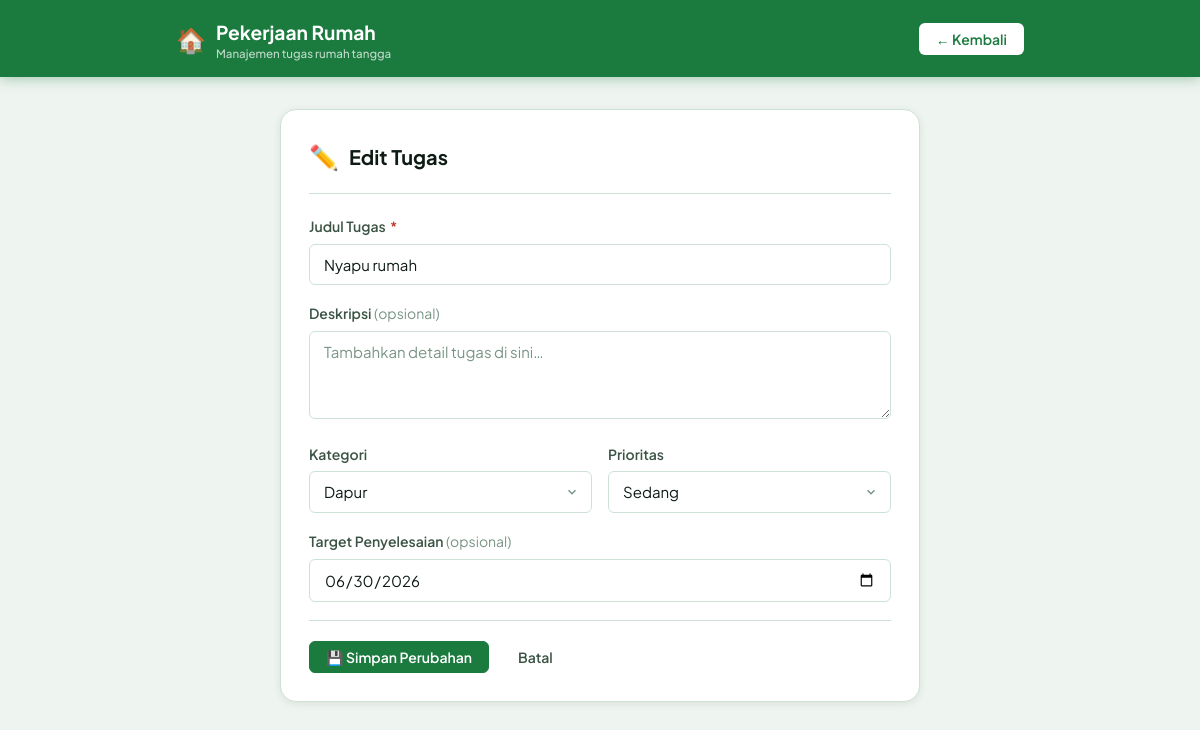
The page /edit.php?id=1 on the database its author committed.
### tables this page shows
CREATE TABLE tasks (
                id              INTEGER PRIMARY KEY AUTOINCREMENT,
                judul           TEXT    NOT NULL,
                deskripsi       TEXT    DEFAULT '',
                kategori        TEXT    DEFAULT 'Lainnya',
                prioritas       TEXT    DEFAULT 'Sedang',
                status          INTEGER DEFAULT 0,
                tanggal_target  DATE,
                dibuat_pada     DATETIME DEFAULT CURRENT_TIMESTAMP
            );

### edit.php (the view, shortened to what this page needs)
<?php
$db = getDB();
$id = (int)($_GET['id'] ?? 0);
$q = $db->prepare("SELECT * FROM tasks WHERE id = ?");
$q->execute([$id]);
$task = $q->fetch();
$v      = $task;
$kategoris    = ['Dapur','Kamar','Ruang Tamu','Kamar Mandi','Taman','Laundry','Lainnya'];
$prioritas_op = ['Rendah','Sedang','Tinggi'];
?>
<!DOCTYPE html>
<html lang="id">
<head>
  <link rel="stylesheet" href="style.css">
</head>
<body>
<header class="app-header">
  <div class="container">
    <a href="index.php" class="app-logo">
      <span class="icon">🏠</span>
      <div>
        <h1>Pekerjaan Rumah</h1>
        <p>Manajemen tugas rumah tangga</p>
      </div>
    </a>
    <a href="index.php" class="btn btn-white">← Kembali</a>
  </div>
</header>
<main>
<div class="container">
  <div class="form-wrap">
    <div class="form-heading">
      <span class="ico">✏️</span>
      <h2>Edit Tugas</h2>
    </div>
    <form method="POST" novalidate>
      <div class="form-group">
        <label class="form-label">Judul Tugas <span class="req">*</span></label>
        <input type="text" name="judul" class="form-control"
               placeholder="mis. Cuci piring, Sapu lantai, Setrika baju…"
               value="<?= htmlspecialchars($v['judul']) ?>"
               autofocus>
      </div>
      <div class="form-group">
        <label class="form-label">Deskripsi <span style="font-weight:400;color:var(--text-3)">(opsional)</span></label>
        <textarea name="deskripsi" class="form-control"
                  placeholder="Tambahkan detail tugas di sini…"><?= htmlspecialchars($v['deskripsi'] ?? '') ?></textarea>
      </div>
      <div class="form-row">
        <div class="form-group">
          <label class="form-label">Kategori</label>
          <select name="kategori" class="form-control">
            <?php foreach ($kategoris as $kat): ?>
            <option value="<?= htmlspecialchars($kat) ?>"
                    <?= $v['kategori']===$kat ? 'selected':'' ?>>
              <?= htmlspecialchars($kat) ?>
            </option>
            <?php endforeach; ?>
          </select>
        </div>
        <div class="form-group">
          <label class="form-label">Prioritas</label>
          <select name="prioritas" class="form-control">
            <?php foreach ($prioritas_op as $p): ?>
            <option value="<?= $p ?>" <?= $v['prioritas']===$p ? 'selected':'' ?>><?= $p ?></option>
            <?php endforeach; ?>
          </select>
        </div>
      </div>
      <div class="form-group">
        <label class="form-label">Target Penyelesaian <span style="font-weight:400;color:var(--text-3)">(opsional)</span></label>
        <input type="date" name="tanggal_target" class="form-control"
               value="<?= htmlspecialchars($v['tanggal_target'] ?? '') ?>">
      </div>
      <div class="form-actions">
        <button type="submit" class="btn btn-primary">💾 Simpan Perubahan</button>
        <a href="index.php" class="btn btn-ghost">Batal</a>
      </div>
    </form>
  </div>
</div>
</main>
</body>
</html>

### style.css (style rules this page uses)
:root { --primary: #1B7A3E; --primary-light: #E6F4EC; --primary-dark: #145C2E; --primary-hover: #166834; --bg: #EEF4F0; --surface: #FFFFFF; --surface-2: #F4FAF6; --text-1: #0F1C15; --text-2: #3C5446; --text-3: #7A9485; --border: #CDE2D5; --border-focus: #1B7A3E; --high: #C0392B; --high-bg: #FDEAEA; --med: #D97706; --med-bg: #FEF3C7; --low: #1B7A3E; --low-bg: #E6F4EC; --danger: #C0392B; --danger-hover: #A33025; --danger-light: #FDEAEA; --shadow-sm: 0 1px 3px rgba(0,0,0,.07); --shadow: 0 2px 8px rgba(0,0,0,.08); --shadow-md: 0 4px 16px rgba(0,0,0,.10); --radius-sm: 6px; --radius: 12px; --radius-lg: 16px; --ease: .18s ease; }
*, *::before, *::after { box-sizing: border-box; margin: 0; padding: 0; }
body { font-family: 'Plus Jakarta Sans', system-ui, sans-serif; background: var(--bg); color: var(--text-1); min-height: 100vh; line-height: 1.55; -webkit-font-smoothing: antialiased; }
a { color: inherit; text-decoration: none; }
button, select, input, textarea { font-family: inherit; }
.container { max-width: 880px; margin: 0 auto; padding: 0 1rem; }
.app-header { background: var(--primary); padding: 1.125rem 0; box-shadow: 0 2px 12px rgba(27,122,62,.35); position: sticky; top: 0; z-index: 50; }
.app-header .container { display: flex; align-items: center; justify-content: space-between; gap: 1rem; }
.app-logo { display: flex; align-items: center; gap: .625rem; }
.app-logo .icon { font-size: 1.5rem; line-height: 1; }
.app-logo h1 { font-size: 1.2rem; font-weight: 700; color: #fff; }
.app-logo p { font-size: .72rem; color: rgba(255,255,255,.72); font-weight: 500; line-height: 1; }
.btn { display: inline-flex; align-items: center; gap: .375rem; padding: .5rem 1rem; border: 1.5px solid transparent; border-radius: var(--radius-sm); font-size: .875rem; font-weight: 600; cursor: pointer; white-space: nowrap; transition: all var(--ease); line-height: 1; }
.btn-primary { background: var(--primary); color: #fff; border-color: var(--primary); }
.btn-ghost { background: transparent; color: var(--text-2); border-color: transparent; }
.btn-white { background: #fff; color: var(--primary); border-color: rgba(255,255,255,.4); }
.form-wrap { max-width: 640px; margin: 2rem auto; background: var(--surface); border: 1px solid var(--border); border-radius: var(--radius-lg); padding: 1.75rem; box-shadow: var(--shadow); }
.form-heading { display: flex; align-items: center; gap: .625rem; padding-bottom: 1.125rem; border-bottom: 1px solid var(--border); margin-bottom: 1.375rem; }
.form-heading .ico { font-size: 1.5rem; }
.form-heading h2 { font-size: 1.25rem; }
.form-group { margin-bottom: 1.125rem; }
.form-label { display: block; font-size: .875rem; font-weight: 600; color: var(--text-2); margin-bottom: .375rem; }
.form-label .req { color: var(--danger); margin-left: 2px; }
.form-control { width: 100%; padding: .625rem .875rem; border: 1.5px solid var(--border); border-radius: var(--radius-sm); font-size: .9375rem; color: var(--text-1); background: var(--surface); transition: border-color var(--ease), box-shadow var(--ease); }
.form-control::placeholder { color: var(--text-3); }
textarea.form-control { resize: vertical; min-height: 88px; }
select.form-control { cursor: pointer; -webkit-appearance: none; appearance: none; background-repeat: no-repeat; background-position: right .75rem center; padding-right: 2.25rem; }
.form-row { display: grid; grid-template-columns: 1fr 1fr; gap: 1rem; }
.form-actions { display: flex; align-items: center; gap: .75rem; padding-top: 1.25rem; border-top: 1px solid var(--border); margin-top: .375rem; }

### rows shown on the page
tasks: judul "Nyapu rumah", kategori "Dapur", prioritas "Sedang", tanggal_target "06/30/2026"
